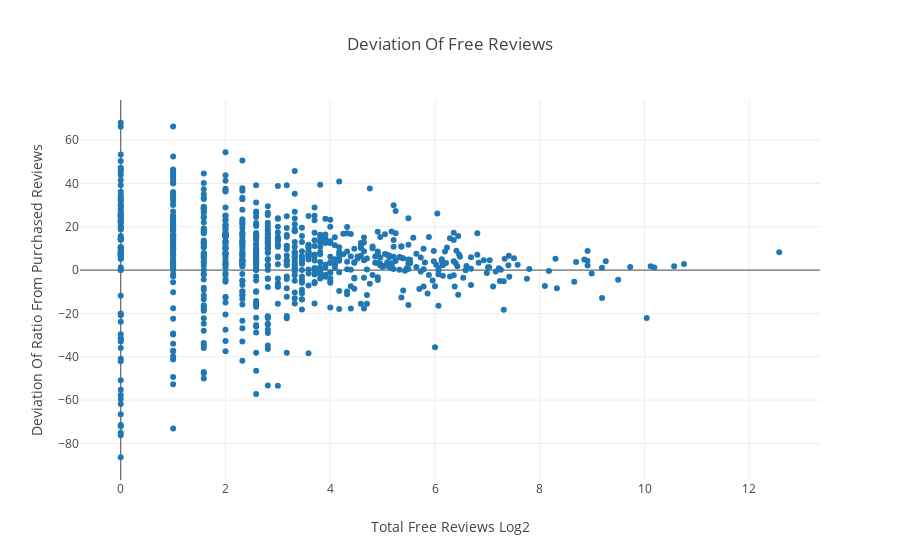

Here is the notebook cell this chart was saved with:
### Markdown cell above
This is almost sound, except the deviation might be drastic if there are only a couple of free reviews per product (for example, 70% positive purchased with 1000 reviews versus 100% positive free with 1 review is unfair to compare).
We can graph this to get a better understanding of what is happening.

// TODO: A double bar graph which will inherently show the deviation.

### Code cell
deviation_and_total_free_per_product.sort(
    key=lambda i: i['total_free']
)

x = []
y = []

for item in deviation_and_total_free_per_product:
    x.append(numpy.log2(item['total_free']))
    y.append(item['deviation'])
    
layout = go.Layout(
    title='Deviation Of Free Reviews',
    xaxis=dict(
        title="Total Free Reviews Log2"
    ),
    yaxis=dict(
        title="Deviation Of Ratio From Purchased Reviews"
    ),
    showlegend=False
)   

data = [go.Scatter(
    x=x,
    y=y,
    mode='markers'
)]

fig = go.Figure(data=data, layout=layout)

iplot(fig)

### Figure 1 — Plotly figure (JSON) as saved in the notebook; plotly's stock layout.template omitted (floating-point values rounded to 4 significant figures; data arrays with more than 128 entries replaced by an {"elided": "..."} marker saying what was removed)
{"data": [{"mode": "markers", "type": "scatter", "x": {"elided": "795 float values"}, "y": {"elided": "795 float values"}}], "layout": {"showlegend": false, "title": "Deviation Of Free Reviews", "xaxis": {"title": "Total Free Reviews Log2"}, "yaxis": {"title": "Deviation Of Ratio From Purchased Reviews"}}}
